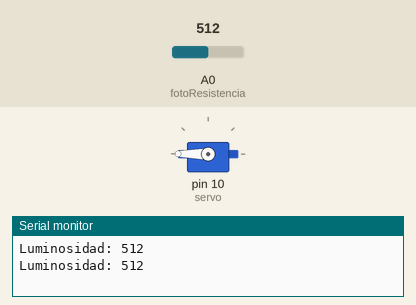
Simulated run of this sketch. Board: Arduino Uno, built with avr-gcc and run on an emulated ATmega328P. Shown: servo, the last lines printed to the serial monitor. The test bench sets the inputs (shaded band); at power-on: A0 (fotoResistencia) = 512.

Above: at 1.8 s.
1.9 s: A0 (fotoResistencia) set to 411
3.4 s: A0 (fotoResistencia) set to 387
At 4.7 s:
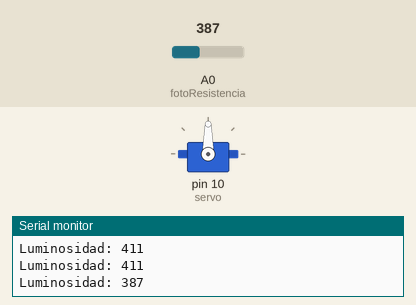
5.5 s: A0 (fotoResistencia) set to 206
7.2 s: A0 (fotoResistencia) set to 183
At 9.0 s:
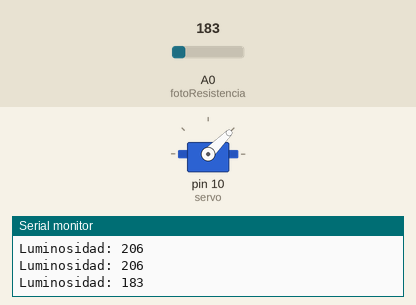
9.5 s: A0 (fotoResistencia) set to 110
11.2 s: A0 (fotoResistencia) set to 92
At 13.3 s:
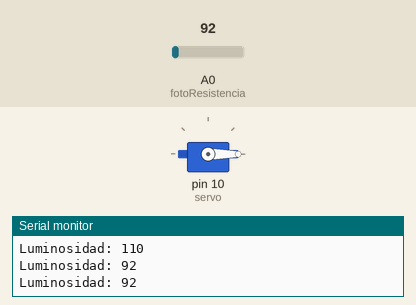
Timing chart, 0 to 14.5 s (numbered marks = the images above; inputs shaded):
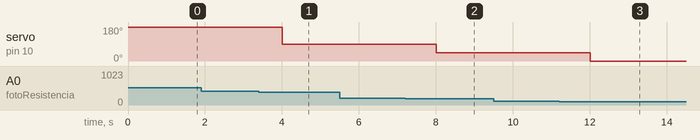

Measured:
- the behaviour switches between 400 and 399 on A0 (fotoResistencia) (found by bisection; images 0 and 1)
- the behaviour switches between 200 and 199 on A0 (fotoResistencia) (found by bisection; images 1 and 2)
- the behaviour switches between 100 and 99 on A0 (fotoResistencia) (found by bisection; images 2 and 3)
- after the input at 3.4 s, servo on pin 10 (servo): 180° → 90° after 0.60 s
- after the input at 7.2 s, servo on pin 10 (servo): 90° → 45° after 0.80 s
- after the input at 11.2 s, servo on pin 10 (servo): 45° → 0° after 0.81 s

The sketch:

sketch_jan27a.ino
```cpp
#include <Servo.h>

const int fotoResistencia = A0;

Servo servo;
void setup() {
  // put your setup code here, to run once:
  Serial.begin(9600);
  servo.attach(10);
}

void loop() {
  int valorFotoResistencia = analogRead(fotoResistencia);
  Serial.print("Luminosidad: ");
  Serial.println(valorFotoResistencia);

  if (valorFotoResistencia >= 400) {
    servo.write(180);
    delay(1000);
  } else if (valorFotoResistencia >= 200) {
    servo.write(90);
    delay(1000);
  } else if (valorFotoResistencia >= 100) {
    servo.write(45);
    delay(1000);
  } else if (valorFotoResistencia < 100) {
    servo.write(0);
    delay(1000);
  }
}
```
